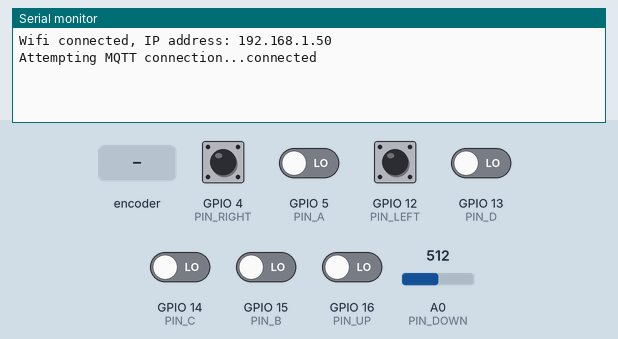
This program was run on a simulated ESP8266 (Wemos D1 mini). Parts: the last lines printed to the serial monitor. Inputs (shaded band) come from the test bench; at power-on: GPIO 4 (PIN_RIGHT), GPIO 5 (PIN_A), GPIO 12 (PIN_LEFT), GPIO 13 (PIN_D), GPIO 14 (PIN_C), GPIO 15 (PIN_B), GPIO 16 (PIN_UP) LOW, A0 (PIN_DOWN) = 512. WiFi joins after 1.5 s; servers stay silent unless stated; no MQTT or app messages arrive unless stated.

Above: at 2.7 s.
2.8 s: A0 (PIN_DOWN) set to 810
At 3.3 s:
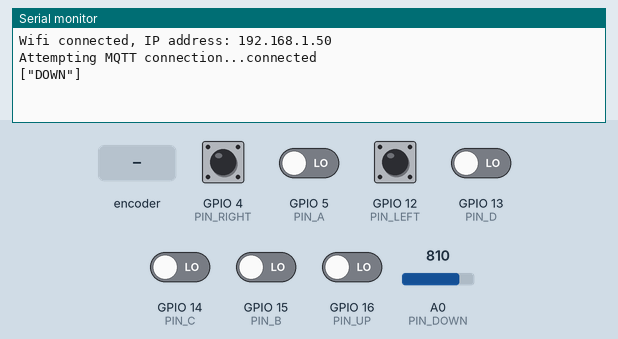
4.3 s: rotary encoder on GPIO 5 (PIN_A) / GPIO 15 (PIN_B) turned 1 step (first pin leading)
At 4.8 s:
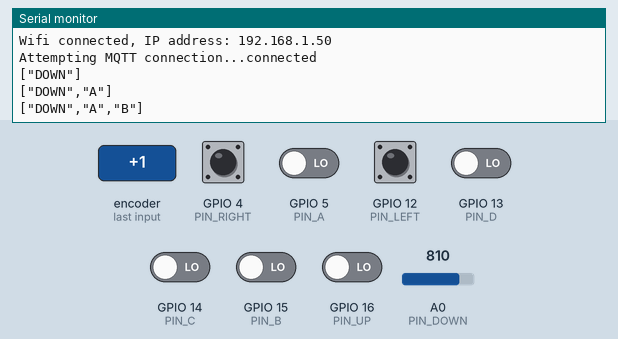
6.0 s: GPIO 4 (PIN_RIGHT) pulled HIGH for 0.15 s
At 7.3 s:
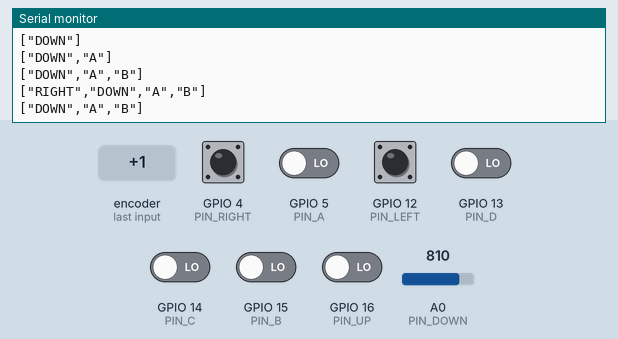
7.6 s: GPIO 12 (PIN_LEFT) pulled HIGH for 0.15 s
At 8.9 s:
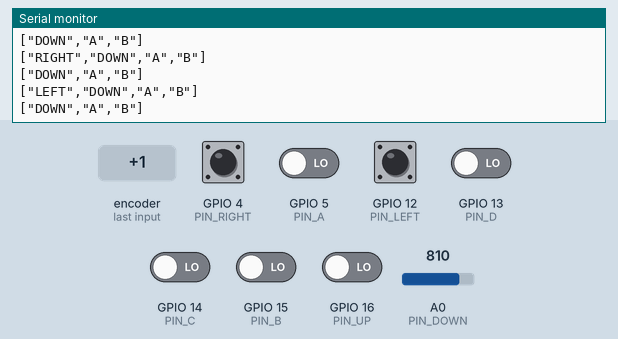
9.2 s: GPIO 13 (PIN_D) driven HIGH
At 10.4 s:
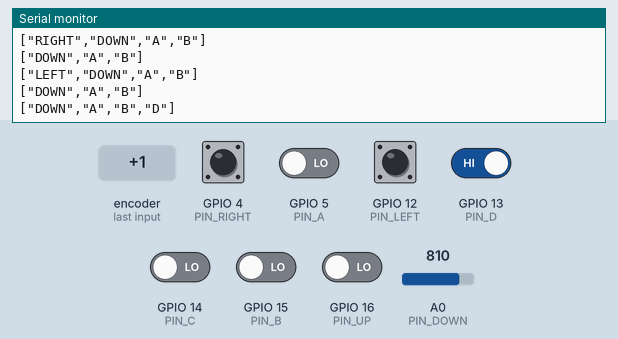
10.7 s: GPIO 14 (PIN_C) driven HIGH
At 11.8 s:
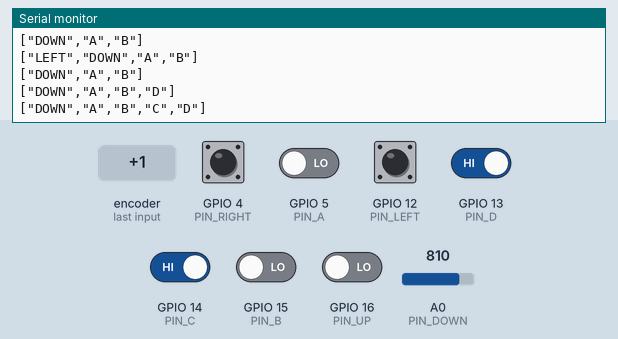

Measured:
- after the input at 2.8 s, the serial monitor: prints a new line after 0.06 s (image 1)
- after the input at 4.3 s, the serial monitor: prints a new line after 0.07 s (image 2)
- after the input at 6.0 s, the serial monitor: prints a new line after 0.07 s (image 3)
- after the input at 7.6 s, the serial monitor: prints a new line after 0.08 s (image 4)
- after the input at 9.2 s, the serial monitor: prints a new line after 0.09 s (image 5)
- after the input at 10.7 s, the serial monitor: prints a new line after 0.09 s (image 6)

The program:

main.cpp
```cpp
#include <array>

#include <Arduino.h>
#include <ArduinoOTA.h>
#include <ESP8266WiFi.h>
#include <PubSubClient.h>
#include <WiFiManager.h>

static constexpr int PIN_LEFT = 12;
static constexpr int PIN_RIGHT = 4;
static constexpr int PIN_UP = 16;
static constexpr int PIN_DOWN = 17;

static constexpr int PIN_A = 5;
static constexpr int PIN_B = 15;
static constexpr int PIN_C = 14;
static constexpr int PIN_D = 13;


struct ControllerButton {
  const char* name = "";
  int pin = -1;
};

static constexpr std::array<ControllerButton, 8> BUTTONS = {{
  {"LEFT", 12},
  {"RIGHT", 4},
  {"UP", 16},
  {"DOWN", 17},
  {"A", 5},
  {"B", 15},
  {"C", 14},
  {"D", 13},
}};

static constexpr const char* DEVICE_NAME = "HappyController";
static constexpr const char* MQTT_SERVER = "192.168.1.110";
static constexpr const char* MQTT_TOPIC = "controller/buttons_pressed";

static constexpr unsigned long IDLE_TIME_MS_BEFORE_SLEEP = 1000 * 60;

bool CheckPin(int pin) {
  if (pin == 17) {
    return analogRead(pin) > 800;
  }
  else {
    return digitalRead(pin);
  }
}

WiFiClient espClient;
PubSubClient mqtt_client(espClient);

bool reconnect() {
  static long long next_reconnect = 0;
  if (next_reconnect > millis() || !WiFi.isConnected()) {
    return false;
  }

  mqtt_client.setServer(MQTT_SERVER, 1883);
  Serial.print("Attempting MQTT connection...");
  // Attempt to connect
  if (mqtt_client.connect(DEVICE_NAME)) {
    Serial.println("connected");
    return true;
  } else {
    Serial.print("failed, rc=");
    Serial.print(mqtt_client.state());
    Serial.println(" try again in 5 seconds");
    // Wait 5 seconds before retrying
    next_reconnect = millis() + 5000;
  }

  return false;
}

void setup()
{
  Serial.begin(115200);

  while (true)
  {
    // WiFiManager, Local intialization. Once its business is done, there is no need to keep it around
    WiFiManager wm;

    // reset settings - wipe stored credentials for testing
    // these are stored by the esp library
    // wm.resetSettings();

    // Automatically connect using saved credentials,
    // if connection fails, it starts an access point with the specified name ( "AutoConnectAP"),
    // if empty will auto generate SSID, if password is blank it will be anonymous AP (wm.autoConnect())
    // then goes into a blocking loop awaiting configuration and will return success result

    // res = wm.autoConnect(); // auto generated AP name from chipid
    // res = wm.autoConnect("AutoConnectAP"); // anonymous ap
    if (wm.autoConnect(DEVICE_NAME))
    {
      Serial.print("Wifi connected, IP address: ");
      Serial.println(WiFi.localIP());
      break;
    }
    else
    {
      Serial.print("Failed retrying.");
    }
  }
  /**
   * Enable OTA update
   */
  ArduinoOTA.begin();

  // client.setSocketTimeout(0xFFFF);
  mqtt_client.setKeepAlive(0xFFFF);
}
void loop()
{
  // Time of last button press.
  static unsigned long last_button_press_ms = millis();

  // Check for over the air update request and (if present) flash it
  ArduinoOTA.handle();
  if (!mqtt_client.connected()) {
    reconnect();
  }

  static uint32_t last_button_mask = 0;

  uint32_t new_button_mask = 0;
  for(size_t i = 0; i < BUTTONS.size(); i++) {
    if(CheckPin(BUTTONS[i].pin)) {
      new_button_mask |= 1 << i;
    }
  }

  if (new_button_mask != last_button_mask) {
    String msg = "[";
    bool first = true;
    for(size_t i = 0; i < BUTTONS.size(); i++) {
      if(new_button_mask & (1 << i)) {
        if (!first) {
          msg += ',';
        }
        first = false;
        msg += '"';
        msg += BUTTONS[i].name;
        msg += '"';
      }
    }
    msg += ']';
    Serial.println(msg);
    // mosquitto_sub -t "buttons_pressed"
    if (!mqtt_client.publish(MQTT_TOPIC, msg.c_str(), true)) {
      Serial.println("Json pub failed.");
    }
    last_button_mask = new_button_mask;
    last_button_press_ms = millis();
  }
  // If time between button presses exceeds IDLE_TIME_MS_BEFORE_SLEEP, sleep until restarted.
  // This pulls the WAKE pin (GPIO16) low which "disables" that button on the toy until
  // restart.
  else if (millis() - last_button_press_ms > IDLE_TIME_MS_BEFORE_SLEEP){
    ESP.deepSleep(0);
  }

  mqtt_client.loop();
  delay(100);
}
```
